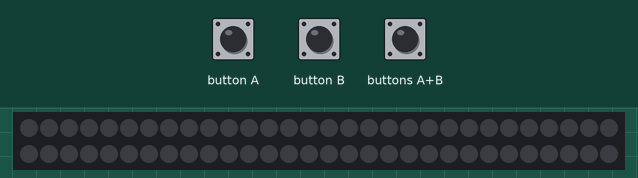
Simulated run of this program. Board: BBC micro:bit (MakeCode). Parts: 60 RGB LEDs in strip order, left to right, continuing on the next row. The inputs (shaded band) are chosen by the test bench. Dim RGB values are drawn brighter than linear.

Above: at 1.2 s.
1.3 s: button A pressed for 0.15 s
At 2.1 s:
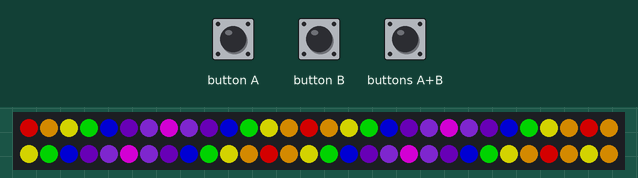
2.9 s: button B pressed for 0.15 s
At 4.2 s:
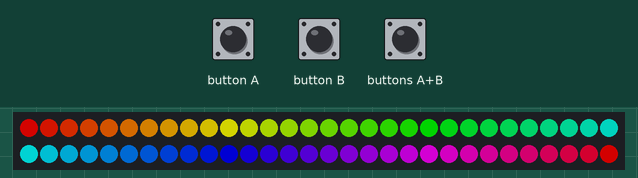
4.5 s: buttons A+B pressed for 0.15 s
At 5.6 s:
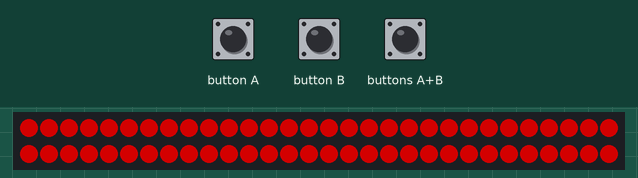
Timing chart, 0 to 7.5 s (numbered marks = the images above; inputs shaded):
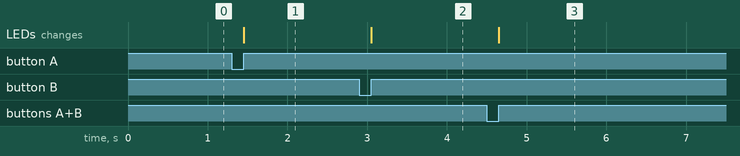

Measured:
- after the input at 1.3 s, the LEDs: change after 0.15 s (image 1)
- after the input at 2.9 s, the LEDs: change after 0.15 s (image 2)
- after the input at 4.5 s, the LEDs: change after 0.15 s (image 3)

The program:

main.ts
```typescript
input.onButtonPressed(Button.A, function () {
    strip.setPixelColor(0, neopixel.colors(NeoPixelColors.Red))
    strip.setPixelColor(1, neopixel.colors(NeoPixelColors.Orange))
    strip.setPixelColor(2, neopixel.colors(NeoPixelColors.Yellow))
    strip.setPixelColor(3, neopixel.colors(NeoPixelColors.Green))
    strip.setPixelColor(4, neopixel.colors(NeoPixelColors.Blue))
    strip.setPixelColor(5, neopixel.colors(NeoPixelColors.Indigo))
    strip.setPixelColor(6, neopixel.colors(NeoPixelColors.Violet))
    strip.setPixelColor(7, neopixel.colors(NeoPixelColors.Purple))
    strip.setPixelColor(8, neopixel.colors(NeoPixelColors.Violet))
    strip.setPixelColor(9, neopixel.colors(NeoPixelColors.Indigo))
    strip.setPixelColor(10, neopixel.colors(NeoPixelColors.Blue))
    strip.setPixelColor(11, neopixel.colors(NeoPixelColors.Green))
    strip.setPixelColor(12, neopixel.colors(NeoPixelColors.Yellow))
    strip.setPixelColor(13, neopixel.colors(NeoPixelColors.Orange))
    strip.setPixelColor(14, neopixel.colors(NeoPixelColors.Red))
    strip.setPixelColor(15, neopixel.colors(NeoPixelColors.Orange))
    strip.setPixelColor(16, neopixel.colors(NeoPixelColors.Yellow))
    strip.setPixelColor(17, neopixel.colors(NeoPixelColors.Green))
    strip.setPixelColor(18, neopixel.colors(NeoPixelColors.Blue))
    strip.setPixelColor(19, neopixel.colors(NeoPixelColors.Indigo))
    strip.setPixelColor(20, neopixel.colors(NeoPixelColors.Violet))
    strip.setPixelColor(21, neopixel.colors(NeoPixelColors.Purple))
    strip.setPixelColor(22, neopixel.colors(NeoPixelColors.Violet))
    strip.setPixelColor(23, neopixel.colors(NeoPixelColors.Indigo))
    strip.setPixelColor(24, neopixel.colors(NeoPixelColors.Blue))
    strip.setPixelColor(25, neopixel.colors(NeoPixelColors.Green))
    strip.setPixelColor(26, neopixel.colors(NeoPixelColors.Yellow))
    strip.setPixelColor(27, neopixel.colors(NeoPixelColors.Orange))
    strip.setPixelColor(28, neopixel.colors(NeoPixelColors.Red))
    strip.setPixelColor(29, neopixel.colors(NeoPixelColors.Orange))
    strip.setPixelColor(30, neopixel.colors(NeoPixelColors.Yellow))
    strip.setPixelColor(31, neopixel.colors(NeoPixelColors.Green))
    strip.setPixelColor(32, neopixel.colors(NeoPixelColors.Blue))
    strip.setPixelColor(33, neopixel.colors(NeoPixelColors.Indigo))
    strip.setPixelColor(34, neopixel.colors(NeoPixelColors.Violet))
    strip.setPixelColor(35, neopixel.colors(NeoPixelColors.Purple))
    strip.setPixelColor(36, neopixel.colors(NeoPixelColors.Violet))
    strip.setPixelColor(37, neopixel.colors(NeoPixelColors.Indigo))
    strip.setPixelColor(38, neopixel.colors(NeoPixelColors.Blue))
    strip.setPixelColor(39, neopixel.colors(NeoPixelColors.Green))
    strip.setPixelColor(40, neopixel.colors(NeoPixelColors.Yellow))
    strip.setPixelColor(41, neopixel.colors(NeoPixelColors.Orange))
    strip.setPixelColor(42, neopixel.colors(NeoPixelColors.Red))
    strip.setPixelColor(43, neopixel.colors(NeoPixelColors.Orange))
    strip.setPixelColor(44, neopixel.colors(NeoPixelColors.Yellow))
    strip.setPixelColor(45, neopixel.colors(NeoPixelColors.Green))
    strip.setPixelColor(46, neopixel.colors(NeoPixelColors.Blue))
    strip.setPixelColor(47, neopixel.colors(NeoPixelColors.Indigo))
    strip.setPixelColor(48, neopixel.colors(NeoPixelColors.Violet))
    strip.setPixelColor(49, neopixel.colors(NeoPixelColors.Purple))
    strip.setPixelColor(50, neopixel.colors(NeoPixelColors.Violet))
    strip.setPixelColor(51, neopixel.colors(NeoPixelColors.Indigo))
    strip.setPixelColor(52, neopixel.colors(NeoPixelColors.Blue))
    strip.setPixelColor(53, neopixel.colors(NeoPixelColors.Green))
    strip.setPixelColor(54, neopixel.colors(NeoPixelColors.Yellow))
    strip.setPixelColor(55, neopixel.colors(NeoPixelColors.Orange))
    strip.setPixelColor(56, neopixel.colors(NeoPixelColors.Red))
    strip.setPixelColor(57, neopixel.colors(NeoPixelColors.Orange))
    strip.setPixelColor(58, neopixel.colors(NeoPixelColors.Yellow))
    strip.setPixelColor(59, neopixel.colors(NeoPixelColors.Orange))
    strip.show()
})
input.onButtonPressed(Button.AB, function () {
    strip.showColor(neopixel.colors(NeoPixelColors.Red))
})
input.onButtonPressed(Button.B, function () {
    strip.showRainbow(1, 360)
})
let strip: neopixel.Strip = null
strip = neopixel.create(DigitalPin.P1, 60, NeoPixelMode.RGB)
strip.showColor(neopixel.colors(NeoPixelColors.Black))
```

test.ts
```typescript
// test ender her, dette bliver ikke kompileret, når denne pakke bruges som en udvidelse.
```
